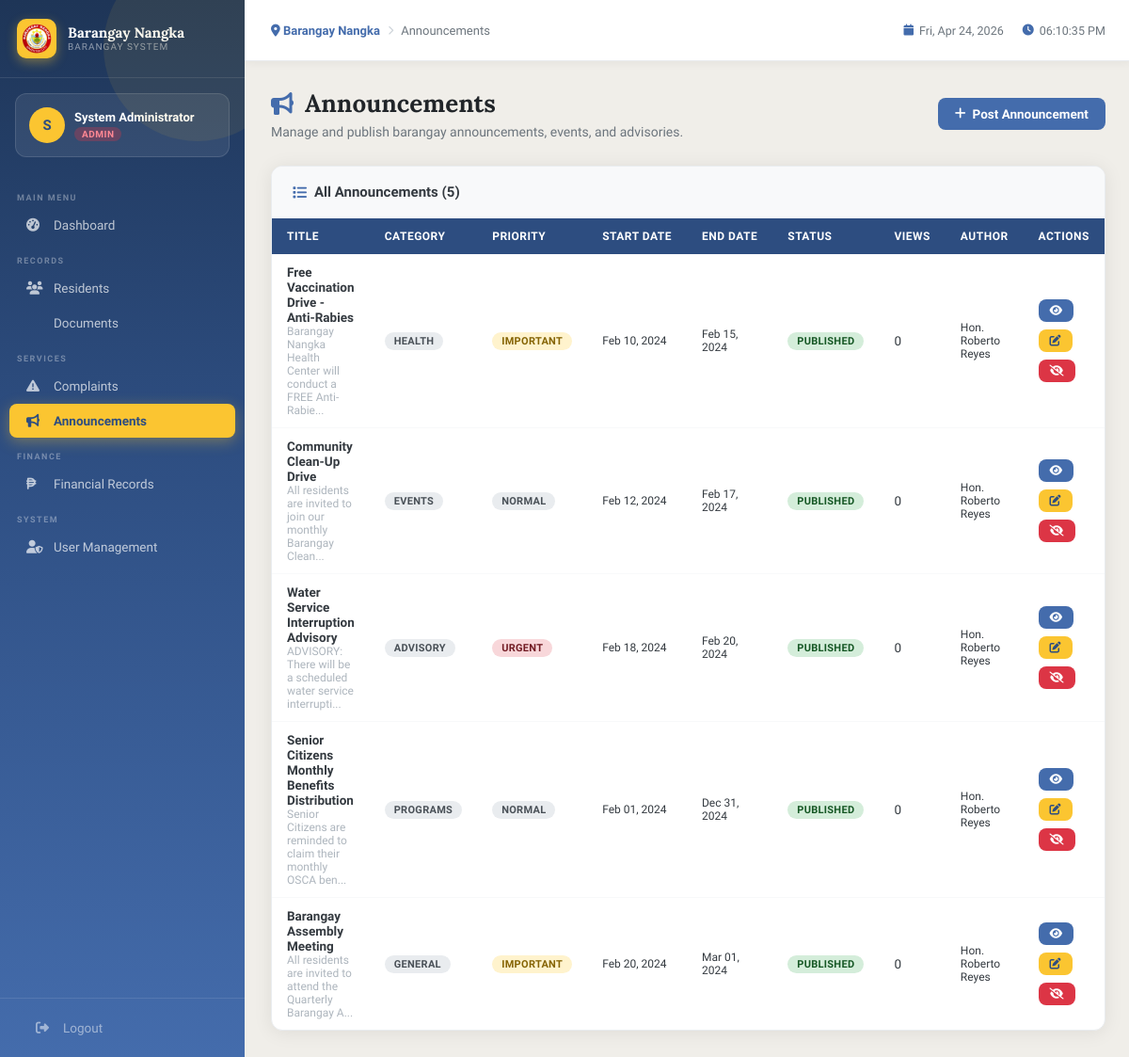
The app's page /modules/announcements/index.php (signed in) with its own data.
### tables this page shows
CREATE TABLE announcements (
    id INT AUTO_INCREMENT PRIMARY KEY,
    title VARCHAR(200) NOT NULL,
    content TEXT NOT NULL,
    category ENUM('General','Health','Emergency','Events','Programs','Advisory') DEFAULT 'General',
    priority ENUM('Normal','Important','Urgent') DEFAULT 'Normal',
    start_date DATE,
    end_date DATE,
    is_published TINYINT(1) DEFAULT 1,
    views INT DEFAULT 0,
    created_by INT,
    created_at TIMESTAMP DEFAULT CURRENT_TIMESTAMP,
    FOREIGN KEY (created_by) REFERENCES users(id)
);

CREATE TABLE users (
    id INT AUTO_INCREMENT PRIMARY KEY,
    username VARCHAR(50) UNIQUE NOT NULL,
    password VARCHAR(255) NOT NULL,
    full_name VARCHAR(100) NOT NULL,
    role ENUM('admin','secretary','treasurer','captain','resident') NOT NULL DEFAULT 'resident',
    email VARCHAR(100),
    phone VARCHAR(20),
    resident_id INT NULL,
    is_active TINYINT(1) DEFAULT 1,
    last_login DATETIME,
    created_at TIMESTAMP DEFAULT CURRENT_TIMESTAMP
);

### includes/config.php (called while the page is built, shortened)
<?php
function isLoggedIn() {
    return isset($_SESSION['user_id']);
}
function hasRole($roles) {
    return in_array($_SESSION['role'], $roles);
}
?>

### modules/announcements/index.php (the view, shortened to what this page needs)
<?php
require_once '../../includes/config.php';
$announcements = $pdo->query("SELECT a.*, u.full_name as author FROM announcements a LEFT JOIN users u ON a.created_by=u.id ORDER BY a.created_at DESC")->fetchAll();
include '../../includes/header.php';
?>
<div class="page-header flex-between">
    <div>
        <h1><i class="fas fa-bullhorn"></i> Announcements</h1>
        <p>Manage and publish barangay announcements, events, and advisories.</p>
    </div>
    <a href="add.php" class="btn btn-primary"><i class="fas fa-plus"></i> Post Announcement</a>
</div>
<div class="card">
    <div class="card-header">
        <h3><i class="fas fa-list"></i> All Announcements (<?= count($announcements) ?>)</h3>
    </div>
    <div class="card-body" style="padding:0;">
        <div class="table-wrap">
            <table class="data-table">
                <thead>
                    <tr>
                        <th>Title</th>
                        <th>Category</th>
                        <th>Priority</th>
                        <th>Start Date</th>
                        <th>End Date</th>
                        <th>Status</th>
                        <th>Views</th>
                        <th>Author</th>
                        <th>Actions</th>
                    </tr>
                </thead>
                <tbody>
                    <?php foreach ($announcements as $ann): ?>
                    <tr>
                        <td>
                            <div style="font-weight:600;max-width:250px;"><?= htmlspecialchars($ann['title']) ?></div>
                            <div style="font-size:12px;color:var(--gray-500);"><?= mb_substr(strip_tags($ann['content']), 0, 60) ?>...</div>
                        </td>
                        <td><span class="badge badge-normal"><?= $ann['category'] ?></span></td>
                        <td><span class="badge badge-<?= strtolower($ann['priority']) ?>"><?= $ann['priority'] ?></span></td>
                        <td style="font-size:12px;"><?= $ann['start_date'] ? date('M d, Y', strtotime($ann['start_date'])) : '—' ?></td>
                        <td style="font-size:12px;"><?= $ann['end_date'] ? date('M d, Y', strtotime($ann['end_date'])) : '—' ?></td>
                        <td>
                            <span class="badge <?= $ann['is_published'] ? 'badge-approved' : 'badge-rejected' ?>">
                                <?= $ann['is_published'] ? 'Published' : 'Draft' ?>
                            </span>
                        </td>
                        <td><?= $ann['views'] ?></td>
                        <td style="font-size:12px;"><?= htmlspecialchars($ann['author'] ?? 'System') ?></td>
                        <td>
                            <div class="btn-group">
                                <button onclick="openModal('viewAnn<?= $ann['id'] ?>')" class="btn btn-sm btn-primary"><i class="fas fa-eye"></i></button>
                                <?php if (hasRole(['admin','captain','secretary'])): ?>
                                <a href="edit.php?id=<?= $ann['id'] ?>" class="btn btn-sm btn-gold"><i class="fas fa-edit"></i></a>
                                <form method="POST" style="display:inline;">
                                    <button type="submit" class="btn btn-sm" style="background:<?= $ann['is_published'] ? '#dc3545' : '#28a745' ?>;color:white;border:none;" title="<?= $ann['is_published'] ? 'Unpublish' : 'Publish' ?>">
                                        <i class="fas fa-<?= $ann['is_published'] ? 'eye-slash' : 'check' ?>"></i>
                                    </button>
                                </form>
                                <?php endif; ?>
                            </div>
                        </td>
                    </tr>
                    <?php endforeach; ?>
                </tbody>
            </table>
        </div>
    </div>
</div>
<?php include '../../includes/footer.php'; ?>

### assets/css/main.css (style rules this page uses)
:root { --blue: #446CAC; --blue-dark: #2d4d80; --blue-light: #6b90c9; --blue-faint: #e8eef7; --gold: #FBC531; --gold-dark: #d4a520; --gold-light: #fdd366; --cloud: #F0EEE9; --cloud-dark: #e0ddd5; --white: #ffffff; --gray-100: #f8f9fa; --gray-200: #e9ecef; --gray-300: #dee2e6; --gray-400: #ced4da; --gray-500: #adb5bd; --gray-600: #6c757d; --gray-700: #495057; --gray-800: #343a40; --gray-900: #212529; --success: #28a745; --danger: #dc3545; --warning: #ffc107; --info: #17a2b8; --sidebar-width: 260px; --topbar-height: 65px; --radius: 12px; --radius-sm: 8px; --shadow: 0 2px 20px rgba(0,0,0,0.08); --shadow-md: 0 4px 30px rgba(0,0,0,0.12); --transition: all 0.25s cubic-bezier(0.4,0,0.2,1); }
* { margin: 0; padding: 0; box-sizing: border-box; }
html { font-size: 15px; }
body { font-family: 'Plus Jakarta Sans', sans-serif; background: var(--cloud); color: var(--gray-800); display: flex; min-height: 100vh; overflow-x: hidden; }
.page-header { margin-bottom: 28px; }
.page-header h1 { font-family: 'Lora', serif; font-size: 26px; font-weight: 700; color: var(--gray-900); display: flex; align-items: center; gap: 12px; }
.page-header h1 i { color: var(--blue); font-size: 24px; }
.page-header p { margin-top: 6px; color: var(--gray-600); font-size: 14px; }
.card { background: white; border-radius: var(--radius); box-shadow: var(--shadow); overflow: hidden; border: 1px solid var(--gray-200); }
.card-header { padding: 18px 22px; border-bottom: 1px solid var(--gray-100); display: flex; align-items: center; justify-content: space-between; background: var(--gray-100); }
.card-header h3 { font-size: 15px; font-weight: 700; color: var(--gray-800); display: flex; align-items: center; gap: 8px; }
.card-header h3 i { color: var(--blue); }
.card-body { padding: 22px; }
.table-wrap { overflow-x: auto; }
table.data-table { width: 100%; border-collapse: collapse; font-size: 13.5px; }
table.data-table th { background: var(--blue-dark); color: white; padding: 12px 16px; text-align: left; font-weight: 600; font-size: 12px; text-transform: uppercase; letter-spacing: 0.5px; white-space: nowrap; }
table.data-table td { padding: 11px 16px; border-bottom: 1px solid var(--gray-100); vertical-align: middle; }
table.data-table tr:last-child td { border-bottom: none; }
.badge { display: inline-flex; align-items: center; gap: 4px; padding: 3px 10px; border-radius: 20px; font-size: 11px; font-weight: 700; text-transform: uppercase; letter-spacing: 0.3px; }
.badge-approved { background: #d4edda; color: #155724; }
.badge-urgent { background: #f8d7da; color: #721c24; }
.badge-important { background: #fff3cd; color: #856404; }
.badge-normal { background: var(--gray-200); color: var(--gray-700); }
.btn { display: inline-flex; align-items: center; gap: 7px; padding: 9px 18px; border-radius: var(--radius-sm); font-family: inherit; font-size: 13.5px; font-weight: 600; cursor: pointer; border: none; transition: var(--transition); text-decoration: none; white-space: nowrap; }
.btn-primary { background: var(--blue); color: white; }
.btn-gold { background: var(--gold); color: var(--blue-dark); }
.btn-sm { padding: 6px 12px; font-size: 12px; }
.btn-group { display: flex; gap: 8px; flex-wrap: wrap; }
.flex-between { display: flex; align-items: center; justify-content: space-between; }

### records on screen
announcements: title "Free Vaccination Drive - Anti-Rabies", content "Barangay Nangka Health Center will conduct a FREE Anti-Rabie", category "HEALTH", priority "IMPORTANT", start_date "Feb 10, 2024", end_date "Feb 15, 2024", is_published "PUBLISHED", views "0", created_by.full_name "Hon. Roberto Reyes"
announcements: title "Community Clean-Up Drive", content "All residents are invited to join our monthly Barangay Clean", category "EVENTS", priority "NORMAL", start_date "Feb 12, 2024", end_date "Feb 17, 2024", is_published "PUBLISHED", views "0", created_by.full_name "Hon. Roberto Reyes"
announcements: title "Water Service Interruption Advisory", content "ADVISORY: There will be a scheduled water service interrupti", category "ADVISORY", priority "URGENT", start_date "Feb 18, 2024", end_date "Feb 20, 2024", is_published "PUBLISHED", views "0", created_by.full_name "Hon. Roberto Reyes"
announcements: title "Senior Citizens Monthly Benefits Distribution", content "Senior Citizens are reminded to claim their monthly OSCA ben", category "PROGRAMS", priority "NORMAL", start_date "Feb 01, 2024", end_date "Dec 31, 2024", is_published "PUBLISHED", views "0", created_by.full_name "Hon. Roberto Reyes"
announcements: title "Barangay Assembly Meeting", content "All residents are invited to attend the Quarterly Barangay A", category "GENERAL", priority "IMPORTANT", start_date "Feb 20, 2024", end_date "Mar 01, 2024", is_published "PUBLISHED", views "0", created_by.full_name "Hon. Roberto Reyes"

### other values on screen
substr($_SESSION['full_name'] ?? 'A', 0, 1) "S"
$_SESSION['full_name'] "System Administrator"
$_SESSION['role'] "ADMIN"
$page_title "Announcements"
count($announcements) "5"
